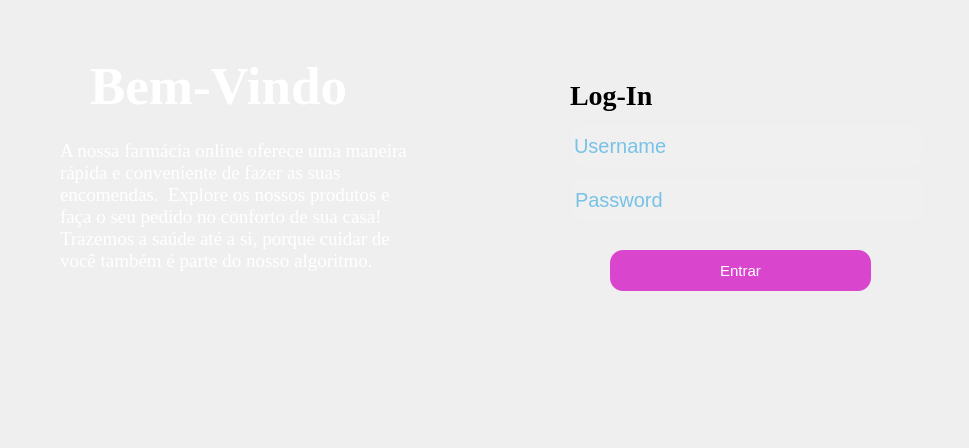
<?xml version="1.0" encoding="UTF-8"?>
<ui version="4.0">
 <class>MainWindow</class>
 <widget class="QMainWindow" name="MainWindow">
  <property name="geometry">
   <rect>
    <x>0</x>
    <y>0</y>
    <width>969</width>
    <height>448</height>
   </rect>
  </property>
  <property name="maximumSize">
   <size>
    <width>969</width>
    <height>507</height>
   </size>
  </property>
  <property name="windowTitle">
   <string>MainWindow</string>
  </property>
  <property name="styleSheet">
   <string notr="true"/>
  </property>
  <widget class="QWidget" name="centralwidget">
   <widget class="QLabel" name="label_3">
    <property name="geometry">
     <rect>
      <x>60</x>
      <y>130</y>
      <width>361</width>
      <height>151</height>
     </rect>
    </property>
    <property name="font">
     <font>
      <family>Times New Roman</family>
      <pointsize>14</pointsize>
     </font>
    </property>
    <property name="styleSheet">
     <string notr="true">color: rgb(255, 255, 255);</string>
    </property>
    <property name="text">
     <string>A nossa farmácia online oferece uma maneira rápida e conveniente de fazer as suas encomendas.  Explore os nossos produtos e faça o seu pedido no conforto de sua casa! Trazemos a saúde até a si, porque cuidar de você também é parte do nosso algoritmo.</string>
    </property>
    <property name="wordWrap">
     <bool>true</bool>
    </property>
   </widget>
   <widget class="QLabel" name="label">
    <property name="geometry">
     <rect>
      <x>90</x>
      <y>60</y>
      <width>261</width>
      <height>51</height>
     </rect>
    </property>
    <property name="font">
     <font>
      <family>Times New Roman</family>
      <pointsize>40</pointsize>
      <weight>75</weight>
      <bold>true</bold>
     </font>
    </property>
    <property name="styleSheet">
     <string notr="true">color: rgb(255, 255, 255);</string>
    </property>
    <property name="text">
     <string>Bem-Vindo</string>
    </property>
   </widget>
   <widget class="QLabel" name="label_4">
    <property name="geometry">
     <rect>
      <x>0</x>
      <y>-60</y>
      <width>971</width>
      <height>511</height>
     </rect>
    </property>
    <property name="styleSheet">
     <string notr="true">background-image: url(:/newPrefix/login.png);</string>
    </property>
    <property name="text">
     <string/>
    </property>
   </widget>
   <widget class="QLineEdit" name="lineEdit_2">
    <property name="geometry">
     <rect>
      <x>573</x>
      <y>179</y>
      <width>350</width>
      <height>41</height>
     </rect>
    </property>
    <property name="layoutDirection">
     <enum>Qt::RightToLeft</enum>
    </property>
    <property name="styleSheet">
     <string notr="true">QLineEdit{
font-size: 20px;
text-align: center;
border-radius: 10px;
background-color:  rgb(240, 240, 240);
color: rgb(0, 147, 221);
}</string>
    </property>
    <property name="echoMode">
     <enum>QLineEdit::Password</enum>
    </property>
    <property name="placeholderText">
     <string>Password</string>
    </property>
   </widget>
   <widget class="QLineEdit" name="lineEdit">
    <property name="geometry">
     <rect>
      <x>572</x>
      <y>125</y>
      <width>350</width>
      <height>41</height>
     </rect>
    </property>
    <property name="styleSheet">
     <string notr="true">QLineEdit{
font-size: 20px;
text-align: center;
border-radius: 10px;
background-color: rgb(240, 240, 240);
color: rgb(0, 147, 221);
}</string>
    </property>
    <property name="placeholderText">
     <string>Username</string>
    </property>
   </widget>
   <widget class="QPushButton" name="pushButton">
    <property name="geometry">
     <rect>
      <x>610</x>
      <y>250</y>
      <width>261</width>
      <height>41</height>
     </rect>
    </property>
    <property name="styleSheet">
     <string notr="true">QPushButton{
  padding: 5px 15px;
  font-size: 15px;
  text-align: center;
  color: #fff;
  background-color: rgb(217, 69, 205);
  border-radius: 13px;

}

QPushButton:hover{
background-color: purple;
}

QPushButton:pressed{
  background-color: #3e8e41;

}</string>
    </property>
    <property name="text">
     <string>Entrar</string>
    </property>
   </widget>
   <widget class="QLabel" name="label_5">
    <property name="geometry">
     <rect>
      <x>570</x>
      <y>70</y>
      <width>261</width>
      <height>51</height>
     </rect>
    </property>
    <property name="font">
     <font>
      <family>Times New Roman</family>
      <pointsize>21</pointsize>
      <weight>75</weight>
      <bold>true</bold>
     </font>
    </property>
    <property name="styleSheet">
     <string notr="true"/>
    </property>
    <property name="text">
     <string>Log-In</string>
    </property>
   </widget>
   <zorder>label_4</zorder>
   <zorder>label_3</zorder>
   <zorder>label</zorder>
   <zorder>lineEdit_2</zorder>
   <zorder>lineEdit</zorder>
   <zorder>pushButton</zorder>
   <zorder>label_5</zorder>
  </widget>
 </widget>
 <resources>
  <include location="kaya.qrc.txt"/>
 </resources>
 <connections/>
</ui>
